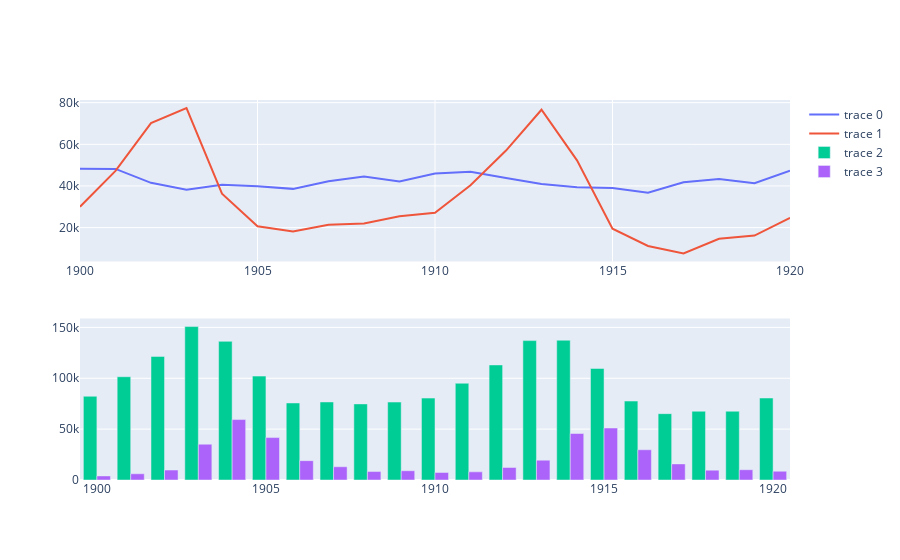

Source (notebook cell):
### Markdown cell above
А теперь давайте построим эти два графика рядом.

Обратите внимание, plotly считает с 1, а не с 0, как мы привыкли.

### Code cell
fig = make_subplots(rows=2, cols=1)

fig.add_trace(trace_carrot, row=1, col=1)
fig.add_trace(trace_hare, row=1, col=1)
fig.add_trace(trace_all, row=2, col=1)
fig.add_trace(trace_lynx, row=2, col=1)

### Figure 1 — Plotly figure (JSON) as saved in the notebook; plotly's stock layout.template omitted (floating-point values rounded to 4 significant figures)
{"data": [{"type": "scatter", "x": [1900, 1901, 1902, 1903, 1904, 1905, 1906, 1907, 1908, 1909, 1910, 1911, 1912, 1913, 1914, 1915, 1916, 1917, 1918, 1919, 1920], "xaxis": "x", "y": [48300, 48200, 41500, 38200, 40600, 39800, 38600, 42300, 44500, 42100, 46000, 46800, 43800, 40900, 39400, 39000, 36700, 41800, 43300, 41300, 47300], "yaxis": "y"}, {"type": "scatter", "x": [1900, 1901, 1902, 1903, 1904, 1905, 1906, 1907, 1908, 1909, 1910, 1911, 1912, 1913, 1914, 1915, 1916, 1917, 1918, 1919, 1920], "xaxis": "x", "y": [30000, 47200, 70200, 77400, 36300, 20600, 18100, 21400, 22000, 25400, 27100, 40300, 57000, 76600, 52300, 19500, 11200, 7600, 14600, 16200, 24700], "yaxis": "y"}, {"type": "bar", "x": [1900, 1901, 1902, 1903, 1904, 1905, 1906, 1907, 1908, 1909, 1910, 1911, 1912, 1913, 1914, 1915, 1916, 1917, 1918, 1919, 1920], "xaxis": "x2", "y": [82300, 101500, 121500, 150800, 136300, 102100, 75700, 76700, 74800, 76600, 80500, 95100, 113100, 137000, 137400, 109600, 77600, 65200, 67600, 67600, 80600], "yaxis": "y2"}, {"type": "bar", "x": [1900, 1901, 1902, 1903, 1904, 1905, 1906, 1907, 1908, 1909, 1910, 1911, 1912, 1913, 1914, 1915, 1916, 1917, 1918, 1919, 1920], "xaxis": "x2", "y": [4000, 6100, 9800, 35200, 59400, 41700, 19000, 13000, 8300, 9100, 7400, 8000, 12300, 19500, 45700, 51100, 29700, 15800, 9700, 10100, 8600], "yaxis": "y2"}], "layout": {"xaxis": {"anchor": "y", "domain": [0, 1]}, "xaxis2": {"anchor": "y2", "domain": [0, 1]}, "yaxis": {"anchor": "x", "domain": [0.575, 1]}, "yaxis2": {"anchor": "x2", "domain": [0, 0.425]}}}
